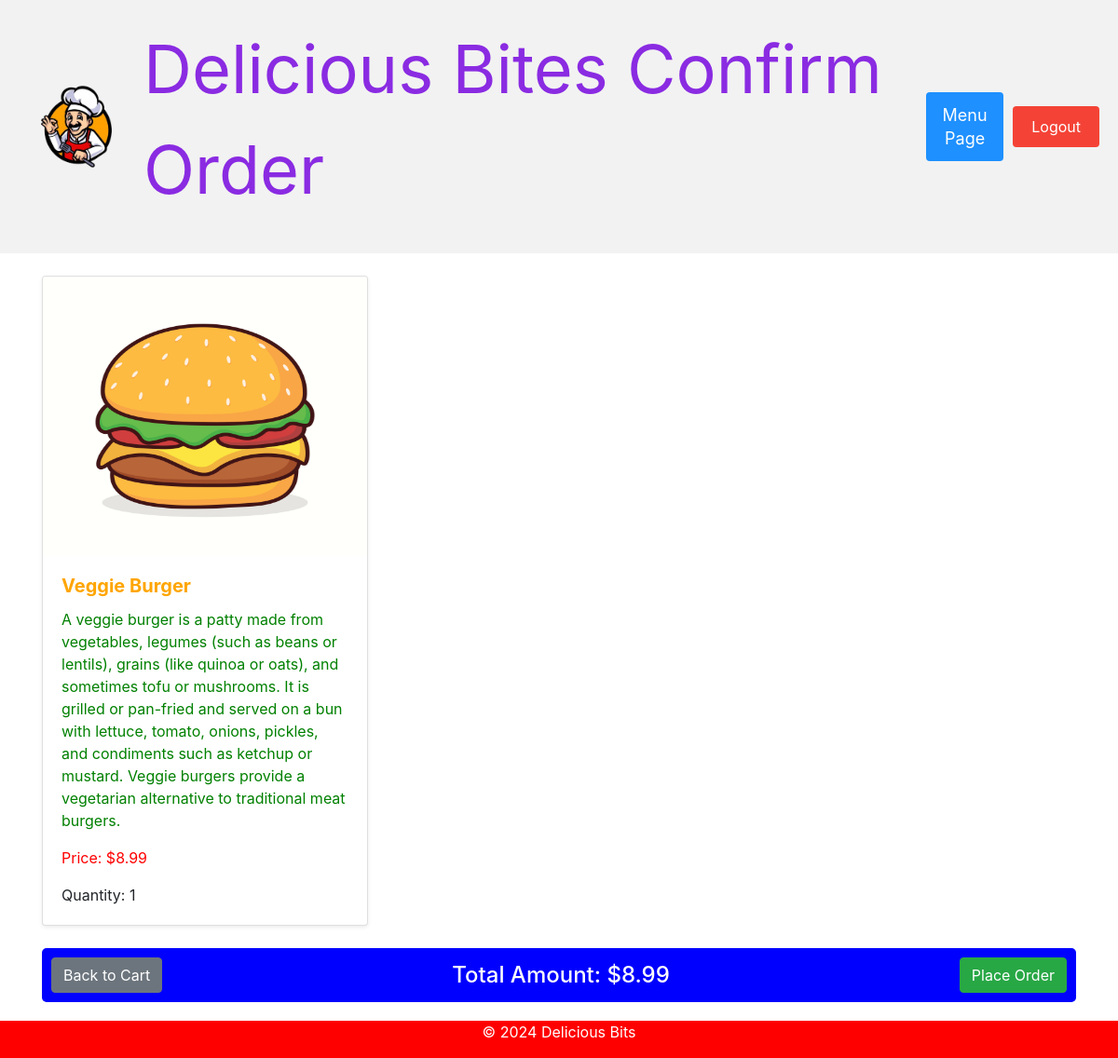
/confirm/ (signed in), run on the app's committed database.
### main/models.py (models this page shows, shortened)
class Cart(models.Model):
    user = models.ForeignKey(User, on_delete=models.CASCADE)
    item = models.ForeignKey(MenuItem, on_delete=models.CASCADE)
    quantity = models.PositiveIntegerField(default=1)

class MenuItem(models.Model):
    name = models.CharField(max_length=100)
    description = models.TextField()
    price = models.DecimalField(max_digits=6, decimal_places=2)
    image = models.ImageField(upload_to='menu_images/')

### main/views.py (the view)
# urls.py: path('confirm/', views.confirm, name='confirm'),
@login_required
def confirm(request):
    cart_items = Cart.objects.filter(user=request.user)
    total_amount = sum(item.item.price * item.quantity for item in cart_items)
    context = {
        'cart_items': cart_items,
        'total_amount': total_amount,
    }
    return render(request, 'main/confirm.html', context)

### main/templates/main/confirm.html (shortened to what this page needs)
{% extends "main/base.html" %}
{% load static %}
{% block content %}
    <div class="header">
        <div class="logo-container">
            <a href="{% url 'menu' %}" class="logo">
                <img src="{% static 'images/logo.png' %}" alt="My Restaurant" class="logoImage">
            </a>
        </div>
        <p class="restaurant-name">Delicious Bites Confirm Order</p>
        <div class="header-right">
            {% if user.is_authenticated %}
                <a class="active" href="{% url 'menu' %}">Menu Page</a>
                <form action="{% url 'logout_view' %}" method="post">
                    <button type="submit" class="logout-button">Logout</button>
                </form>
            {% endif %}
        </div>
    </div>
    <div class="container mt-4">
        {% if cart_items %}
            <div class="row" id="confirm-items">
                {% for item in cart_items %}
                    <div class="col-lg-4 col-md-6 mb-4">
                        <div class="card h-100 shadow-sm confirm-item">
                            <img src="{{ item.item.image.url }}" class="card-img-top" alt="{{ item.item.name }}" style="height:300px">
                            <div class="card-body">
                                <h5 class="card-title" style="font-weight: bold; color: orange;">{{ item.item.name }}</h5>
                                <p class="card-text" style="color: green;">{{ item.item.description }}</p>
                                <p class="card-text" style="color: red;">Price: ${{ item.item.price }}</p>
                                <p class="card-text">Quantity: <span class="quantity" style="font-size: 40;">{{ item.quantity }}</span></p>
                            </div>
                        </div>
                    </div>
                {% endfor %}
            </div>
            <div class="total-amount-box">
                <div class="total-amount-row">
                    <a href="{% url 'view_cart' %}" class="btn btn-secondary">Back to Cart</a>
                    <h4>Total Amount: $<span id="total-amount">{{ total_amount }}</span></h4>
                    <form action="{% url 'place_order' %}" method="post" class="order-form">
                        <button type="submit" class="btn btn-success">Place Order</button>
                    </form>
                </div>
            </div>
        {% else %}
            <p>Your cart is empty.</p>
        {% endif %}
    </div>
{% endblock content %}

### main/static/main/styles.css (style rules this page uses)
.header { display: flex; justify-content: space-between; align-items: center; padding: 20px 20px; background-color: #f2f2f2; }
.header a { float: left; color: black; text-align: center; padding: 12px; text-decoration: none; font-size: 18px; line-height: 25px; border-radius: 4px; }
.header-right a.active { background-color: dodgerblue; color: white; }
.header-right { float: right; margin-left: auto; display: flex; align-items: center; gap: 10px; }
.logo-container { display: flex; align-items: center; }
.logoImage { width: 100px; height: auto; margin-right: 10px; }
.restaurant-name { font-size: 4.5rem; margin-left: auto; color: blueviolet; }
.logout-button { background-color: #f44336; color: white; border: none; padding: 10px 20px; text-align: center; text-decoration: none; display: inline-block; font-size: 16px; cursor: pointer; border-radius: 4px; }

### main/templates/main/confirm.html (style rules this page uses)
.total-amount-box { width: 100%; background-color: blue; color: white; border-radius: 5px; padding: 10px; }
.total-amount-row { display: flex; justify-content: space-between; align-items: center; }
.total-amount-row h4 { margin: 0; flex: 1; text-align: center; }
.btn-secondary, .btn-success { flex: 0 0 auto; }

### data on the page
Cart: item.image (picture), item.name "Veggie Burger", item.description "A veggie burger is a patty made from vegetables, legumes (such as beans or lentils), grains (like quinoa or oats), and sometimes tofu or mushrooms. It is grilled or pan-fried and served on a bun with lettuce, tomato, onions, pickles, and condiments such as ketchup or mustard. Veggie burgers provide a vegetarian alternative to traditional meat burgers.", item.price "8.99", quantity "1"

### other printed values
{{ total_amount }} "8.99"
